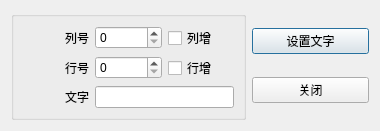
<?xml version="1.0" encoding="UTF-8"?>
<ui version="4.0">
 <class>TDialogLocate</class>
 <widget class="QDialog" name="TDialogLocate">
  <property name="geometry">
   <rect>
    <x>0</x>
    <y>0</y>
    <width>380</width>
    <height>120</height>
   </rect>
  </property>
  <property name="windowTitle">
   <string>Dialog</string>
  </property>
  <layout class="QHBoxLayout" name="horizontalLayout" stretch="2,1">
   <item>
    <widget class="QGroupBox" name="groupBox">
     <property name="title">
      <string/>
     </property>
     <layout class="QGridLayout" name="gridLayout">
      <item row="0" column="0">
       <widget class="QLabel" name="label">
        <property name="text">
         <string>列号</string>
        </property>
        <property name="alignment">
         <set>Qt::AlignRight|Qt::AlignTrailing|Qt::AlignVCenter</set>
        </property>
       </widget>
      </item>
      <item row="0" column="1">
       <widget class="QSpinBox" name="spinBoxColumn"/>
      </item>
      <item row="0" column="2">
       <widget class="QCheckBox" name="chkBoxColumn">
        <property name="text">
         <string>列增</string>
        </property>
       </widget>
      </item>
      <item row="1" column="0">
       <widget class="QLabel" name="label_2">
        <property name="text">
         <string>行号</string>
        </property>
        <property name="alignment">
         <set>Qt::AlignRight|Qt::AlignTrailing|Qt::AlignVCenter</set>
        </property>
       </widget>
      </item>
      <item row="1" column="1">
       <widget class="QSpinBox" name="spinBoxRow"/>
      </item>
      <item row="1" column="2">
       <widget class="QCheckBox" name="chkBoxRow">
        <property name="text">
         <string>行增</string>
        </property>
       </widget>
      </item>
      <item row="2" column="0">
       <widget class="QLabel" name="label_3">
        <property name="text">
         <string>文字</string>
        </property>
        <property name="alignment">
         <set>Qt::AlignRight|Qt::AlignTrailing|Qt::AlignVCenter</set>
        </property>
       </widget>
      </item>
      <item row="2" column="1" colspan="2">
       <widget class="QLineEdit" name="edtCaption"/>
      </item>
     </layout>
    </widget>
   </item>
   <item>
    <layout class="QVBoxLayout" name="verticalLayout">
     <item>
      <widget class="QPushButton" name="btnSetText">
       <property name="text">
        <string>设置文字</string>
       </property>
       <property name="icon">
        <iconset resource="res.qrc">
         <normaloff>:/images/506.bmp</normaloff>:/images/506.bmp</iconset>
       </property>
      </widget>
     </item>
     <item>
      <widget class="QPushButton" name="btnClose">
       <property name="text">
        <string>关闭</string>
       </property>
       <property name="icon">
        <iconset resource="res.qrc">
         <normaloff>:/images/132.bmp</normaloff>:/images/132.bmp</iconset>
       </property>
      </widget>
     </item>
    </layout>
   </item>
  </layout>
 </widget>
 <resources>
  <include location="res.qrc"/>
 </resources>
 <connections>
  <connection>
   <sender>btnClose</sender>
   <signal>clicked()</signal>
   <receiver>TDialogLocate</receiver>
   <slot>close()</slot>
   <hints>
    <hint type="sourcelabel">
     <x>313</x>
     <y>81</y>
    </hint>
    <hint type="destinationlabel">
     <x>189</x>
     <y>59</y>
    </hint>
   </hints>
  </connection>
 </connections>
</ui>
